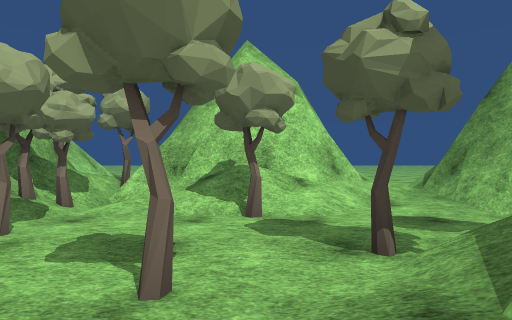
[1] (above)

24 first-person views from a walk through a Unity game level. The camera is 1.2 m above the floor, looks level and sees 70° across. The floor is counted in squares, 2 m on a side. Each view is taken from the middle of a square. On the plan, view 1 faces up. The plan holds only what a view shows up to about 10 squares ahead; the rest is blank. The place goes on beyond the plan. The player is left out. Some surface patterns are stand-ins.

[2]
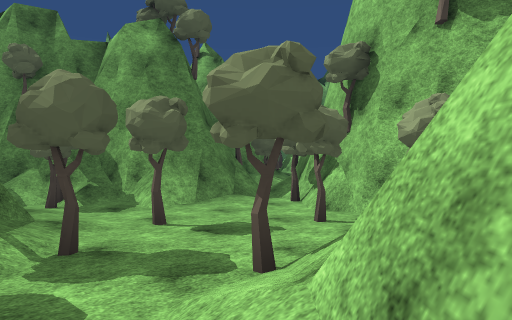

[3]
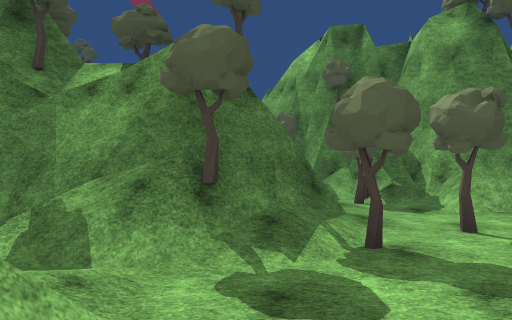

[4]
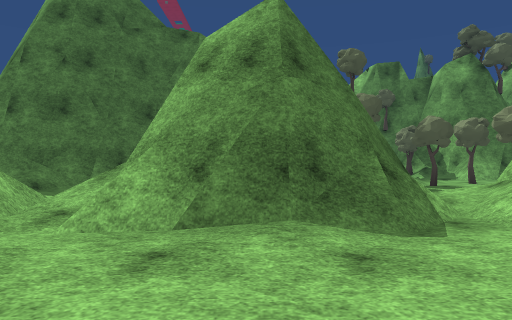

[5]
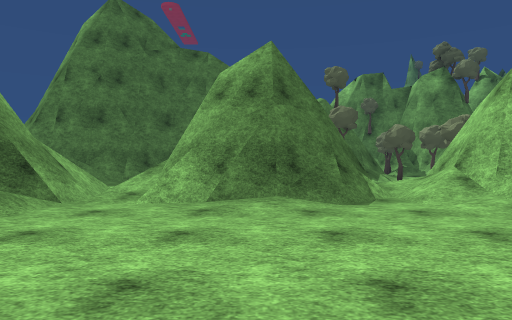

[6]
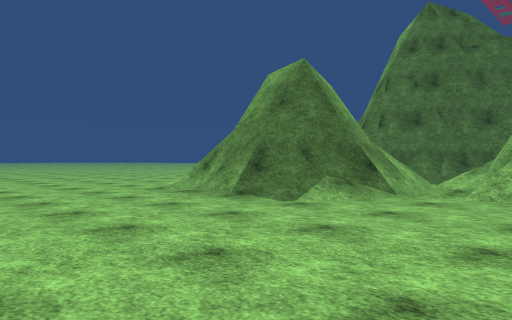

[7]
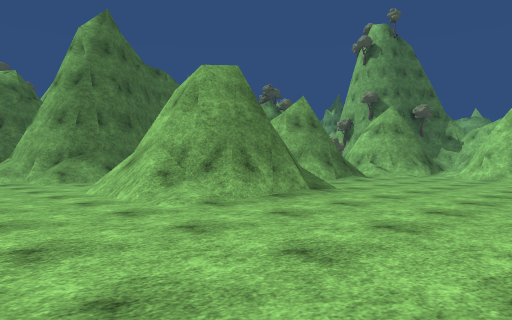

[8]
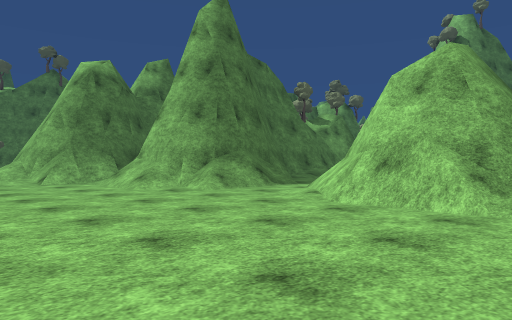

[9]
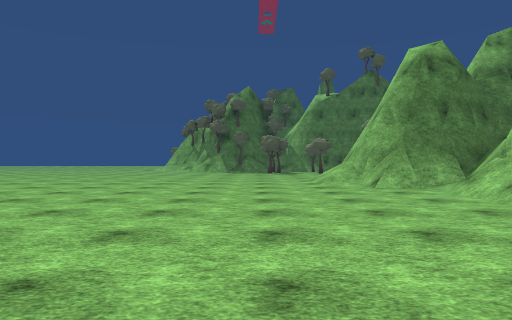

[10]
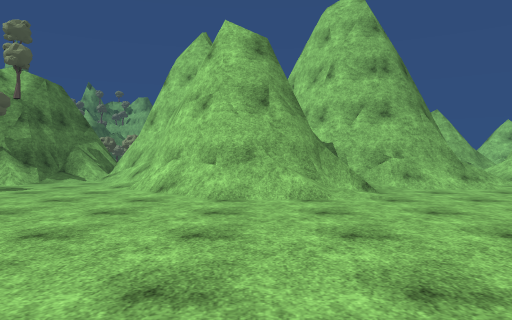

[11]
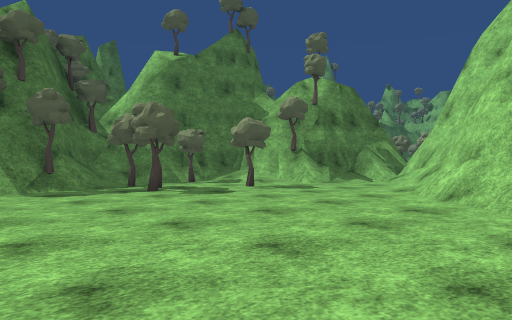

[12]
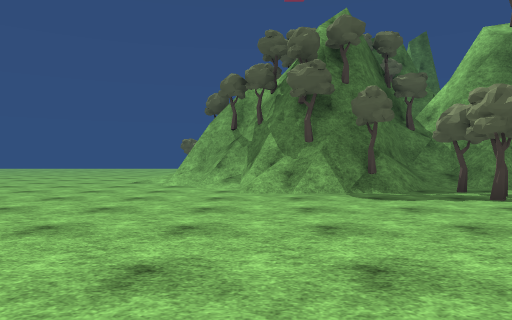

[13]
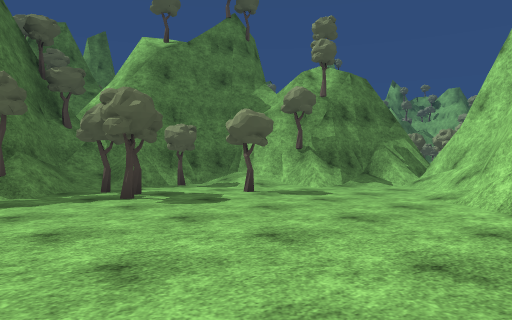

[14]
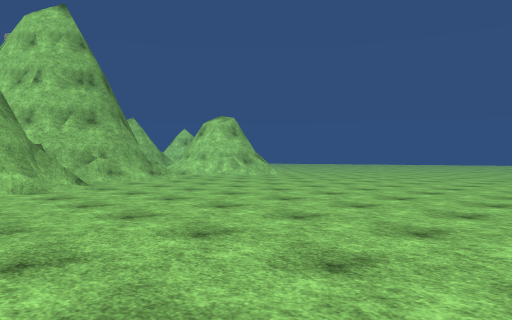

[15]
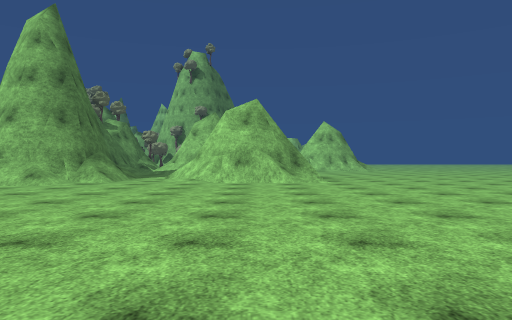

[16]
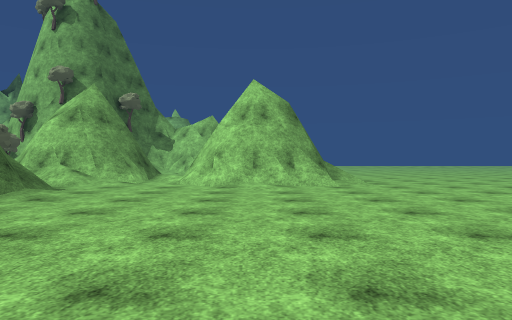

[17]
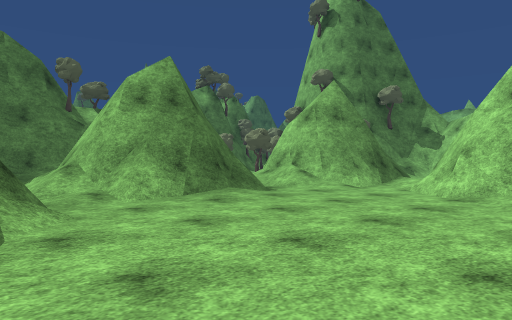

[18]
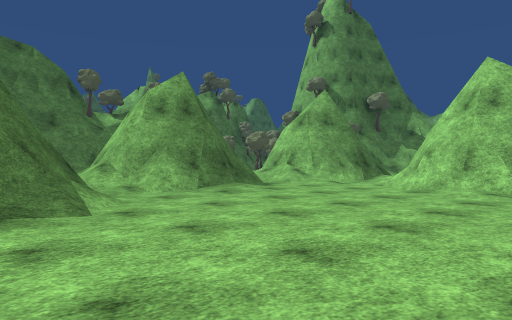

[19]
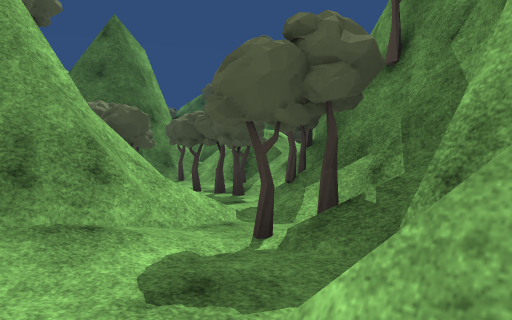

[20]
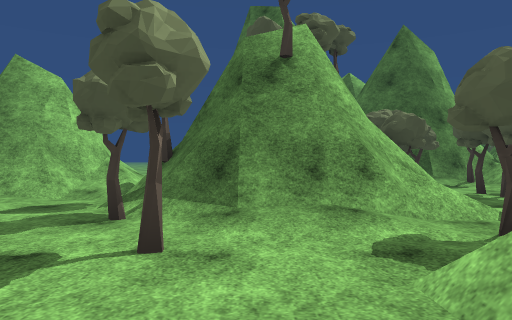

[21]
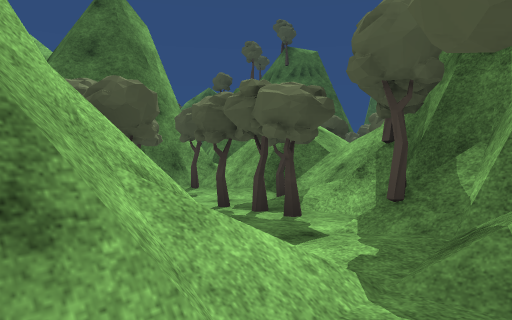

[22]
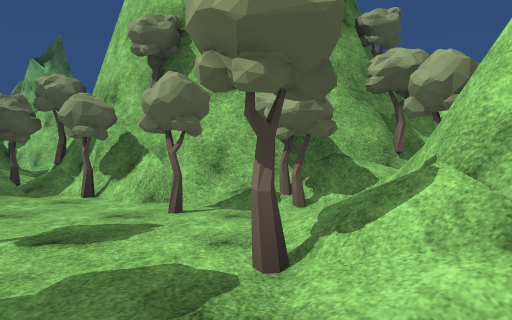

[23]
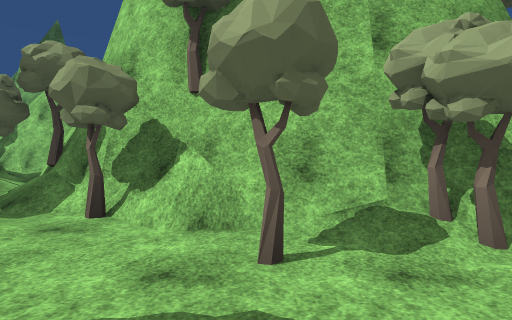

[24]
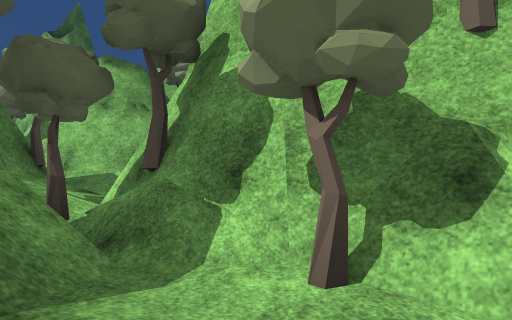

### Floor plan
Key: @ floor where view 1 was taken; # wall or solid block; . main floor; : floor 0.25 m higher than the main floor; / step, stairs or slope; = window, fence, low wall or low ledge; T tree.
Columns run from 9 left of view 1 to 23 right of it. Each row starts with its distance up from view 1.
 14           #/........ ....
 13           ##.............
 12           ##...............
 11           ##................
 10     #=    #......./#=/........
  9     #    ##....../###/.........
  8     #    ##/.###.####/..........
  7     ##=  ##/=###/=###=.........
  6      #TT###/####// #/..........
  5      #####/.####/.//............
  4      #TT.T..=##/...///..........
  3     ##.T...///.//.####/.........
  2     #T...TT#T######  #/.........
  1    ##T....####       #/.........
  0    #T=##/@####      ###=/........
 -1 #.::TT##/T==##      ####/........
 -2 #:T#   ##T.==TT       ##/........
 -3 #       ##T#TT.T#     ##/........
 -4          ####T.T#   ###/.......
 -5           ## T###  ##//.........
 -6              ##   ##/...........
 -7               T   #=/............
 -8                   ###/.T.T.......
 -9                     #T/..T.......
-10                     ##/T.T=T#/...
-11                      ###=#####/..
-12                        ##=#  #//.
-13                         ###  ###/
-14                         ##

Where each view was taken, in squares from view 1:
view 1: 0 up, 0 right, facing up
view 2: 6 up, 2 right, facing down-left
view 3: 6 up, 2 right, facing down
view 4: 11 up, 5 right, facing down
view 5: 13 up, 5 right, facing down
view 6: 14 up, 5 right, facing down-right
view 7: 14 up, 15 right, facing down-left
view 8: 10 up, 17 right, facing down-left
view 9: 8 up, 17 right, facing down
view 10: 2 down, 21 right, facing left
view 11: 2 down, 20 right, facing down-left
view 12: 3 down, 20 right, facing down
view 13: 3 down, 19 right, facing down-left
view 14: 3 down, 23 right, facing up-left
view 15: 8 up, 22 right, facing left
view 16: 12 up, 11 right, facing left
view 17: 13 up, 9 right, facing down-left
view 18: 14 up, 10 right, facing down-left
view 19: 1 up, 2 left, facing down-right
view 20: 1 up, 3 left, facing right
view 21: 0 up, 0 right, facing down-right
view 22: 4 up, 2 right, facing left
view 23: 3 up, 0 right, facing left
view 24: 1 up, 2 left, facing left
